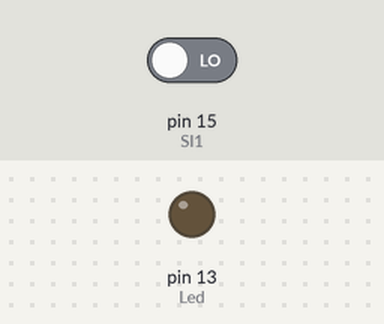
Recording of a sketch running on a simulated Arduino Uno, built with avr-gcc and run on an emulated ATmega328P. Parts: output pins drawn as LEDs (lit = HIGH). Inputs (shaded band) come from the test bench; at power-on: pin 15 (SI1) LOW.

Above: at 1.2 s.
1.3 s: pin 15 (SI1) driven HIGH
At 1.9 s:
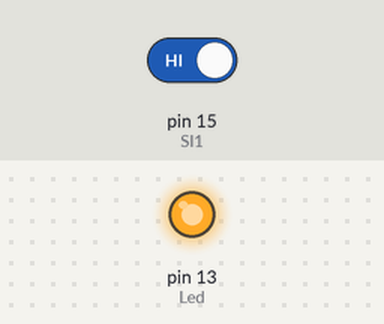
2.8 s: pin 15 (SI1) driven LOW
At 3.1 s:
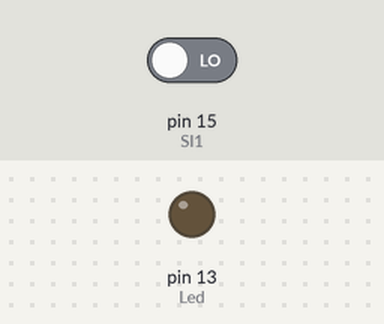
Timing chart, 0 to 5.8 s (numbered marks = the images above; inputs shaded):
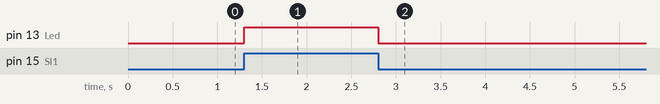

The sketch:

test_sensor.ino
```cpp
const int SI1 = 15;
int stsi1;

const int Led = 13;

void setup()
{
  pinMode(SI1,INPUT);
  pinMode(Led,OUTPUT);
}

void loop()
{
  stsi1 = digitalRead(SI1);
  if(stsi1 == HIGH)
  {
    digitalWrite(Led,HIGH);
  }
  else{digitalWrite(Led,LOW);}
}
```

Measured:
- after the input at 1.3 s, pin 13 (Led): LOW → HIGH at once
- after the input at 2.8 s, pin 13 (Led): HIGH → LOW at once
